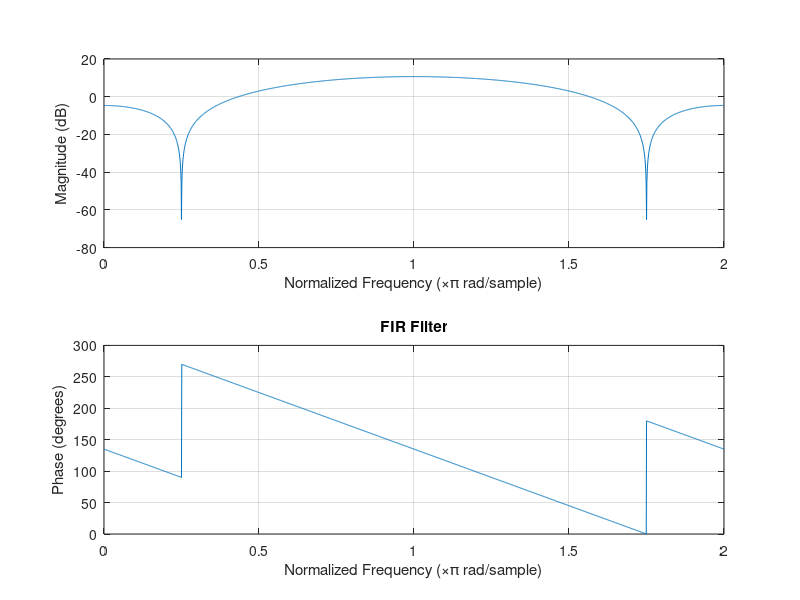

This chart was generated by the following MATLAB code:
w0 = pi/4;
% Hz = b0*(1-exp(1j*w0)*(z^-1))*(1-exp(-1j*w0)*(z^-1));
b0 = 1/(1-exp(1j*w0))*(1-exp(-1j*w0));
b1 = [1, -exp(1j*w0)];
b2 = [1, -exp(-1j*w0)];
a = [1];
b = b0*conv(b1,b2);

figure()
freqz(b,a,2001);
title('FIR Filter');




